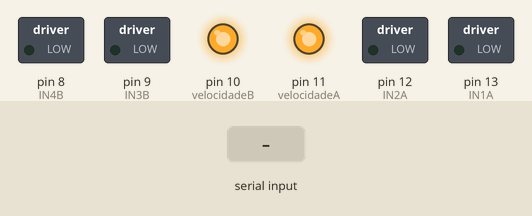
A sketch run on a simulated Arduino Uno, built with avr-gcc and run on an emulated ATmega328P. Shown: switched loads named in the sketch (green lamp = pin HIGH), output pins drawn as LEDs (lit = HIGH). Inputs (shaded band) come from the test bench.

Above: at 1.2 s.
1.3 s: "S" received over Serial
At 2.1 s:
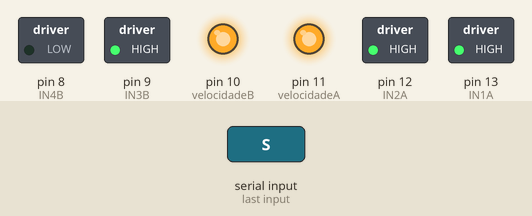
2.8 s: byte 82 ('R') received over Serial
At 3.3 s:
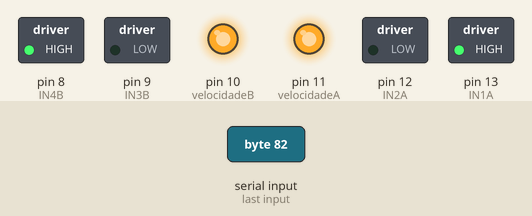
4.3 s: byte 114 ('r') received over Serial
At 5.5 s:
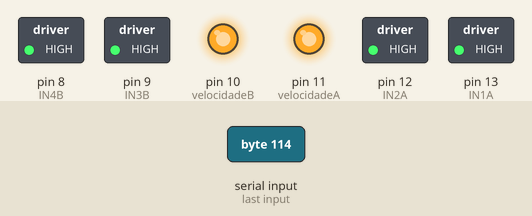
5.8 s: byte 65 ('A') received over Serial
At 6.7 s:
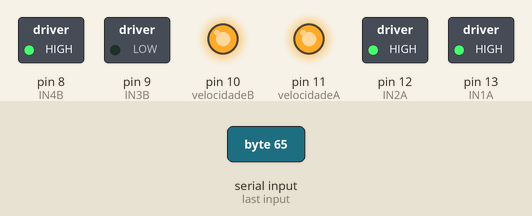
7.3 s: byte 66 ('B') received over Serial
At 7.9 s:
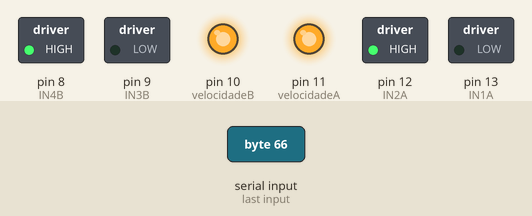
8.8 s: "T" received over Serial
At 10.2 s:
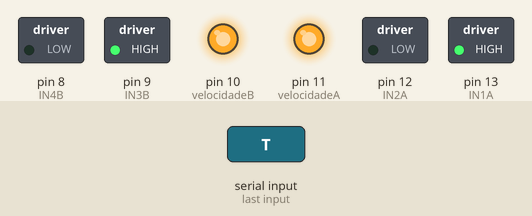
Timing chart, 0 to 11.3 s (numbered marks = the images above; inputs shaded):
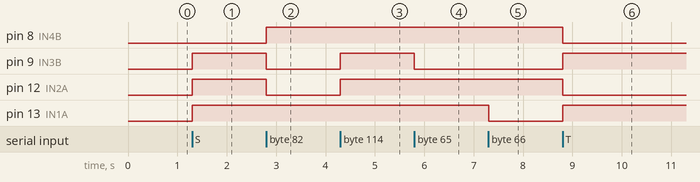

The sketch:

robo-komeku.ino
```cpp
char t;


/*Pinagem do arduino*/

//motor_A
int IN1A = 13 ;
int IN2A = 12 ;
int velocidadeA = 11;

//motor_B
int velocidadeB = 10;
int IN3B = 9 ;
int IN4B = 8 ;

//variavel auxiliar
int velocidade = 0;


//Inicializa Pinos
void setup() {
  pinMode(IN1A, OUTPUT);
  pinMode(IN2A, OUTPUT);
  pinMode(IN3B, OUTPUT);
  pinMode(IN4B, OUTPUT);
  pinMode(velocidadeA, OUTPUT);
  pinMode(velocidadeB, OUTPUT);
  Serial.begin(9600);

  analogWrite(velocidadeB, 255);
  analogWrite(velocidadeA, 255);
}

void loop() {
  if (Serial.available()) {
    t = Serial.read();//le a entrada serial

    if (isDigit(t)) {
      int vel = int(t);
      int velBin = map(vel, 0, 9, 20, 255);
      analogWrite(velocidadeA, velBin);
      analogWrite(velocidadeB, velBin);
      return ;
    }

    //verificar antes se é numero para setar velocidade
    switch (t) {
      case 'S':
        topLeft();
        break;
      case 's':
        stopCar();
        break;
      case 'T':
        top();
        break;
      case 't':
        stopCar();
        break;
      case 'P':
        topRight();
        break;
      case 'p':
        stopCar();
      break;  case 'L':
        left();
        break;
      case 'l':
        stopCar();
        break;
      case 'C':
        stopCar();
        break;
      case 'c':
        stopCar();
        break;
      case 'R':
        right();
        break;
      case 'r':
        stopCar();
        break;
      case 'A':
        bottomLeft();
        break;
      case 'a':
        stopCar();
        break;
      case 'B':
        bottom();
        break;
      case 'b':
        stopCar();
      break;  case 'D':
        bottomRight();
        break;
      case 'd':
        stopCar();
        break;
      default:
        break;
    }

  }

}

//funções
void controlMotor(int in1, int in2, bool state1, bool state2) {
  digitalWrite(in1, state1);
  digitalWrite(in2, state2);
}

void stopCar() {
  breakA();
  breakB();
}

void clockWiseB() {
  controlMotor(IN3B, IN4B, HIGH, LOW);
}

void antiClockWiseB() {
  controlMotor(IN3B, IN4B, LOW, HIGH);
}

void breakB() {
  controlMotor(IN3B, IN4B, HIGH, HIGH);
}

void neutralB() {
  controlMotor(IN3B, IN4B, LOW, LOW);
}

void clockWiseA() {
  controlMotor(IN1A, IN2A, HIGH, LOW);
}

void antiClockWiseA() {
  controlMotor(IN1A, IN2A, LOW, HIGH);
}

void breakA() {
  controlMotor(IN1A, IN2A, HIGH, HIGH);
}

void neutralA() {
  controlMotor(IN1A, IN2A, LOW, LOW);
}


void topLeft() {
  clockWiseB();
  breakA();
}

void top() {
  clockWiseA();
  clockWiseB();
}

void topRight() {
  clockWiseA();
  breakB();
}

void left() {
  antiClockWiseA();
  clockWiseB();
}

void right() {
  antiClockWiseB();
  clockWiseA();
}

void bottomLeft() {
  antiClockWiseB();
  breakA();
}

void bottom() {
  antiClockWiseB();
  antiClockWiseA();
}

void bottomRight() {
  antiClockWiseA();
  breakB();
}
```

Measured:
- after the input at 1.3 s, pin 9 (IN3B), pin 12 (IN2A), pin 13 (IN1A): LOW → HIGH at once
- after the input at 2.8 s, pin 8 (IN4B): LOW → HIGH at once; pin 9 (IN3B), pin 12 (IN2A): HIGH → LOW at once
- after the input at 4.3 s, pin 9 (IN3B), pin 12 (IN2A): LOW → HIGH at once
- after the input at 5.8 s, pin 9 (IN3B): HIGH → LOW at once
- after the input at 7.3 s, pin 13 (IN1A): HIGH → LOW at once
- after the input at 8.8 s, pin 8 (IN4B), pin 12 (IN2A): HIGH → LOW at once; pin 9 (IN3B), pin 13 (IN1A): LOW → HIGH at once
